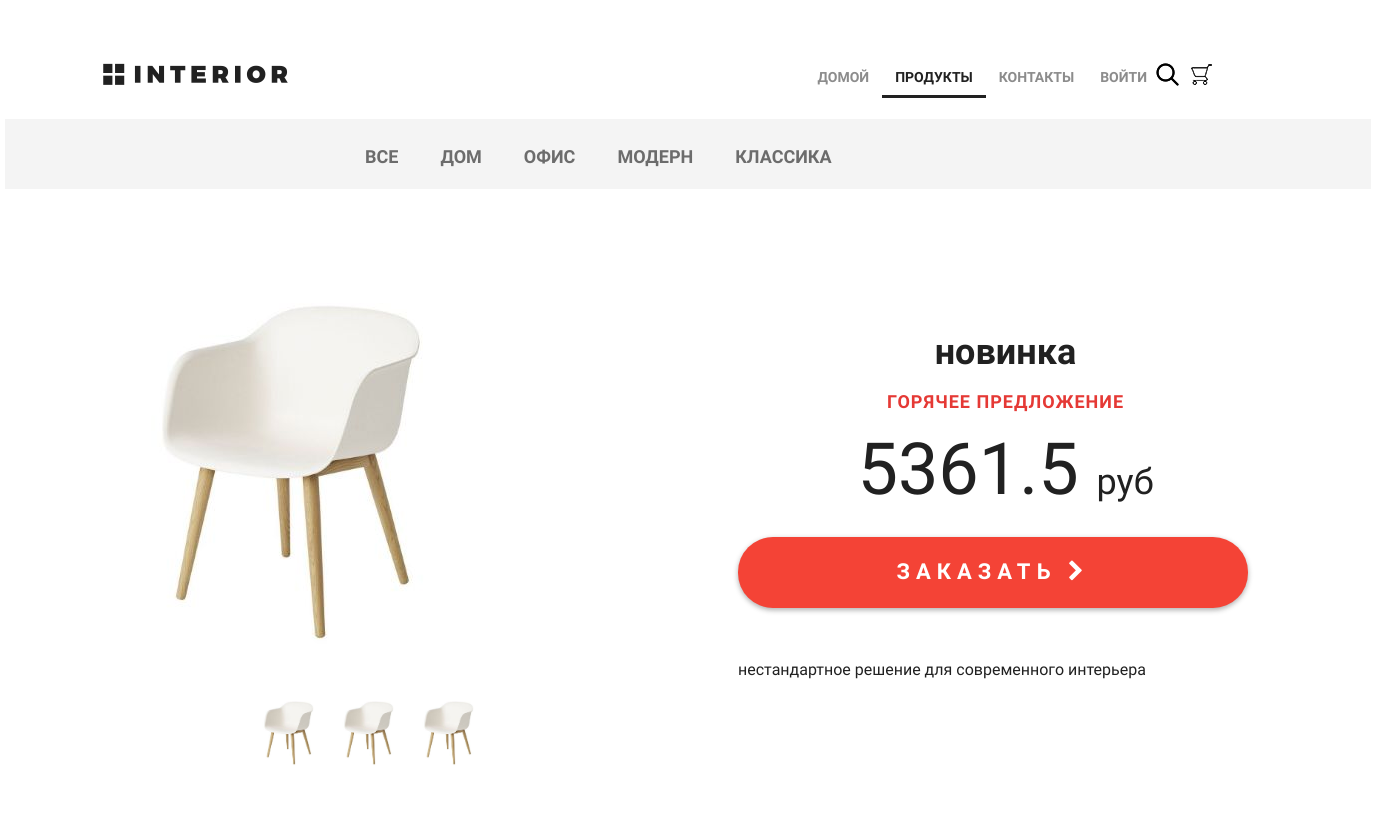
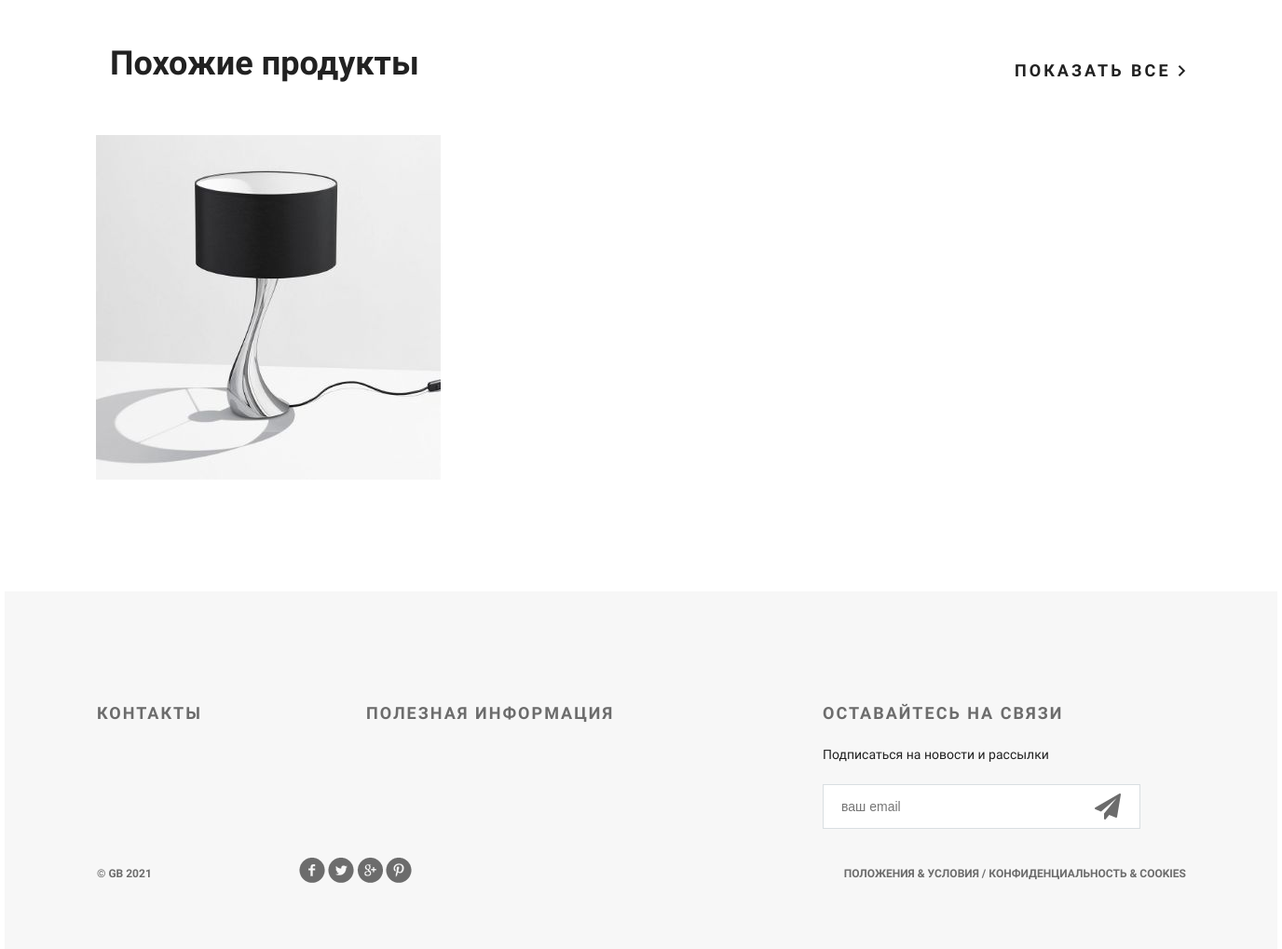
Screenshot of /products/ with the database file from the repository (2 pictures, top to bottom).
### mainapp/models.py (models this page shows, shortened)
class ProductCategory(models.Model):
    name = models.CharField(max_length=64, unique=True, verbose_name='имя')
    description = models.TextField(verbose_name='описание', blank=True)
    is_active = models.BooleanField(verbose_name="активность", default=True)

class Product(models.Model):
    category = models.ForeignKey(ProductCategory, on_delete=models.CASCADE)
    name = models.CharField(max_length=128, verbose_name='имя')
    image = models.ImageField(upload_to='products_images', blank=True)
    short_desc = models.CharField(max_length=64, verbose_name='краткое описание', blank=True)
    description = models.TextField(blank=True, verbose_name='описание')
    price = models.DecimalField(verbose_name='цена', max_digits=8, decimal_places=2, default=0)
    quantity = models.PositiveIntegerField(verbose_name='количество на складе', default=0)
    is_active = models.BooleanField(verbose_name="активность", default=True)

### mainapp/views.py (the view, shortened to what this page needs)
# urls.py: path('products/', include('mainapp.urls', namespace='products')),
def products(request, pk=None):
    title = 'Продукты'
    links_menu = ProductCategory.objects.all()
    hot_product = get_hot_product()
    same_products = get_same_products(hot_product)
    content = {
        'title': title,
        'links_menu': links_menu,
        'same_products': same_products,
        'hot_product': hot_product,
        'basket': get_basket(request.user)
    }
    return render(request, 'mainapp/products.html', content)

### mainapp/views.py (called while the page is built)
def get_basket(user):
    if user.is_authenticated:
        return Basket.objects.filter(user=user)
    return []

def get_hot_product():
    products_list = Product.objects.all()
    return random.sample(list(products_list), 1)[0]

def get_same_products(hot_product):
    same_products = Product.objects.filter(category=hot_product.category).exclude(pk=hot_product.pk)[:3]
    return same_products

### mainapp/templates/mainapp/products.html (shortened to what this page needs)
{% extends 'mainapp/base.html' %}
{% load static %}
{% block content %}
    <div class="hero-white">
        <div class="header clearfix">
            <a href="index.html" class="logo"></a>
            {% include 'mainapp/includes/inc_menu.html' %}
            <a href="#" class="search"></a>
            <a href="#" class="basket"></a>
        </div>
    </div>
    <div class="default">
        <div class="links clearfix">
            {% include 'mainapp/includes/inc_categories_menu.html' %}
        </div>
        <div class="details-products">
            <div class="details-slider">
                <div class="slider-product">
                    <img src="/media/{{ hot_product.image }}">
                </div>
                <div class="slider-control">
                    <div class="block">
                        <a href="#"><img src="/media/{{ hot_product.image }}" alt="">
                        </a>
                    </div>
                    <div class="block">
                        <a href="#"><img src="/media/{{ hot_product.image }}" alt="">
                        </a>
                    </div>
                    <div class="block">
                        <a href="#"><img src="/media/{{ hot_product.image }}" alt="">
                        </a>
                    </div>
                </div>
            </div>
            <div class="description">
                <h3 class="big-bold">{{ hot_product.name }}</h3>
                <h3 class="red">горячее предложение</h3>
                <p class="price"> {{ hot_product.price|floatformat:1 }} <span>руб</span></p>
                <a href="{% url 'basket:add' hot_product.pk %}" class="red-button">
                    заказать <i class="fa fa-chevron-right" aria-hidden="true"></i>
                </a>
                <div class="description-text">
                    <p>
                        {{ hot_product.description }}
                    </p>
                </div>
            </div>
        </div>
        <div class="related">
            <div class="title clearfix">
                <h2>Похожие продукты</h2>
                <a class="explore" href="#">показать все <img src="{% static 'img/arrow.png' %}" alt=""></a>
            </div>
            <div class="related-products clearfix">
                {% for product in same_products %}
                    <div class="block">
                        <a href="{% url 'products:product' product.pk %}"><img src="/media/{{ product.image }}"
                                                                                     alt="{{ product.short_desc }}">
                        </a>
                    </div>
                {% endfor %}
            </div>
        </div>
    </div>
{% endblock %}

### mainapp/templates/mainapp/includes/inc_categories_menu.html (shortened to what this page needs)
<ul class="links-menu">
    <li>
        <a href="{% url 'products:category' 0 %}"
          class="">
            все
        </a>
    </li>
    {% for link in links_menu %}
        <li>
            <a href="{% url 'products:category' link.pk %}"
               class="">
                {{ link.name }}
            </a>
        </li>
    {% endfor %}
</ul>

### static/css/style.css (style rules this page uses)
* { margin: 0; padding: 0; }
body { font-family: 'Montserrat', sans-serif; }
html, body { height: 100%; }
.slider-control .block a img { width: 70px; }
.logo { background-image: url(/static/img/logo.png); margin-top: 63px; width: 185px; height: 22px; float: left; }
.search { display: block; width: 23px; height: 23px; background-image: url(/static/img/search.png); position: absolute; top: 63px; left: 1151px; }
.basket { display: block; width: 23px; height: 23px; background-image: url(/static/img/basket.png); position: absolute; top: 63px; left: 1185px; text-decoration: none; color: #555; }
.clearfix:after { content: ""; display: block; clear: both; }
.explore { text-transform: uppercase; color: #212121; font-size: 18px; font-weight: 700; line-height: 24px; text-align: center; float: right; margin-top: 138px; letter-spacing: 3px; text-decoration: none; }
.big-bold { color: #212121; font-size: 36px; font-weight: 700; text-align: left; margin-bottom: 24px; line-height: 36px; }
.title { height: 152px; margin-right: 15px; }
.title h2 { float: left; margin-top: 118px; color: #212121; font-size: 36px; font-weight: 700; text-align: left; margin-left: 15px; }
.red { text-transform: uppercase; color: #e53935; font-size: 18px; font-weight: 700; text-align: left; letter-spacing: 1px; line-height: 17px; margin-bottom: 22px; }
.hero-white { background-color: #fff; height: 119px; padding-left: 98px; padding-right: 211px; position: relative; }
.links { height: 70px; background-color: #f4f4f4; position: relative; padding-left: 360px; }
.links-menu { margin: 27px auto 0px; position: absolute; }
.links-menu li { float: left; list-style-type: none; padding-right: 42px; }
.links-menu li a { text-decoration: none; color: #6c6c6c; font-size: 18px; font-weight: 700; text-transform: uppercase; }
.details-products { padding-left: 98px; padding-right: 98px; margin-top: 98px; height: 551px; }
.details-slider { width: 570px; float: left; margin-right: 30px; }
.slider-product { width: 570px; height: 400px; }
.slider-control { width: 420px; height: 70px; margin: 11px auto 0px; padding-left: 150px }
.slider-control .block { height: 70px; width: 70px; position: relative; float: left; margin-right: 10px; }
.description { width: 535px; float: right; padding-left: 35px }
.description .big-bold { color: #212121; font-size: 36px; font-weight: 700; text-align: center; margin-top: 47px; margin-bottom: 0px; }
.description .red { text-transform: uppercase; color: #e53935; font-size: 18px; font-weight: 700; text-align: center; letter-spacing: 1px; line-height: 17px; margin-top: 23px; margin-bottom: 36px; }
.description .price { color: #212121; font-size: 72px; font-weight: 300; line-height: 48px; text-align: center; }
.description .price span { color: #212121; font-size: 36px; font-weight: 300; line-height: 48px; text-align: center; }
.red-button { display: block; height: 71px; width: 510px; border-radius: 35px; background-color: #f44336; text-align: center; text-transform: uppercase; text-decoration: none; color: #ffffff; font-size: 22px; font-weight: 700; line-height: 24px; box-shadow: 0px 2px 4.85px 0.15px rgba(33, 33, 33, 0.35); line-height: 70px; letter-spacing: 6px; margin-top: 31px; }
.description-text { margin-top: 50px; color: #212121; font-size: 16px; font-weight: 300; line-height: 24px; text-align: left; }
.description-text p { margin-bottom: 0.5em; }
.related { padding: 0px 98px; }
.related .title { height: 143px; margin-right: 0; }
.related .title h2 { margin-top: 45px; }
.related .title .explore { margin-top: 62px; }
.related-products { margin-bottom: 120px; }
.related-products .block a img { float: left; }
.related-products .block { float: left; margin-right: 30px; display: block; height: 370px; width: 370px; position: relative; }

### rows the page displays
ProductCategory: name "ДОМ"
ProductCategory: name "ОФИС"
ProductCategory: name "МОДЕРН"
ProductCategory: name "КЛАССИКА"
Product: image (picture), name "новинка", price "5361.5", description "нестандартное решение для современного интерьера"
Product: image (picture)
